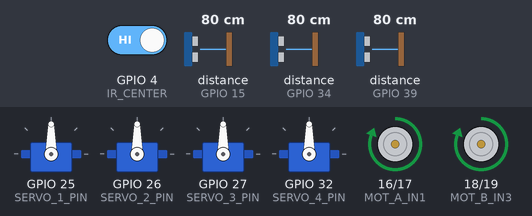
Bench run of a sketch on a simulated ESP32. Parts: 4 × servo, motor-driver pin pairs drawn as motors (green arrow = first pin HIGH = forward, orange = second pin HIGH = backward, longer = more drive). Wiring (inferred from the names in the program): ultrasonic range finder: trigger GPIO 5; echo GPIO 15. The test bench sets the inputs (shaded band); at power-on: distance to the obstacle (sensors on GPIO 15, GPIO 34, GPIO 39) 80 cm, GPIO 4 (IR_CENTER) HIGH. The echo pulse lasts 58.3 µs per cm; what the sketch prints to the serial monitor is not drawn.

Above: at 1.8 s.
1.9 s: distance to the obstacle (sensor on GPIO 15) set to 22 cm
3.4 s: distance to the obstacle (sensor on GPIO 15) set to 18 cm
At 4.6 s:
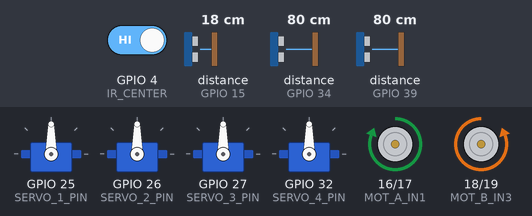
4.9 s: distance to the obstacle (sensor on GPIO 15) set to 35 cm
At 6.3 s:
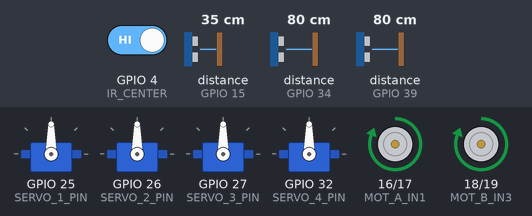
6.6 s: distance to the obstacle (sensor on GPIO 15) set to 2 cm
At 7.7 s:
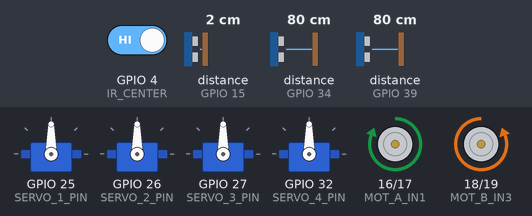
8.1 s: distance to the obstacle (sensor on GPIO 34) set to 83 cm
Timing chart, 0 to 10.8 s (numbered marks = the images above; inputs shaded):
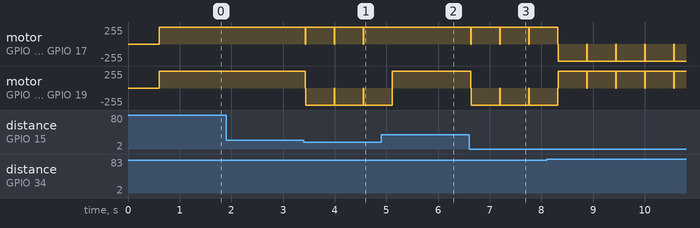

The sketch:

try-today.ino
```cpp
// --- 1. Include Libraries ---
#include <Wire.h>
#include <Adafruit_TCS34725.h>
#include <ESP32Servo.h> // Recommended library for ESP32 PWM control

// --- 2. Pin Definitions ---

// Motor Driver (L298N - No PWM used for speed control)
#define MOT_A_IN1 16 // GPIO 16 (Motor A Direction 1)
#define MOT_A_IN2 17 // GPIO 17 (Motor A Direction 2)
#define MOT_B_IN3 18 // GPIO 18 (Motor B Direction 1)
#define MOT_B_IN4 19 // GPIO 19 (Motor B Direction 2)

// Servo Motors (Arm)
#define SERVO_1_PIN 25 // Base/Shoulder
#define SERVO_2_PIN 26 // Elbow
#define SERVO_3_PIN 27 // Wrist
#define SERVO_4_PIN 32 // Gripper/Claw

// Ultrasonic Sensors (Trigger/Echo)
#define US_FRONT_TRIG 5  // Front Trigger
#define US_FRONT_ECHO 15 // Front Echo (Requires Voltage Divider)
#define US_LEFT_TRIG 33  // Left Trigger
#define US_LEFT_ECHO 34  // Left Echo (Input-Only Pin, Requires Voltage Divider)
#define US_RIGHT_TRIG 35 // Right Trigger
#define US_RIGHT_ECHO 39 // Right Echo (Input-Only Pin, Requires Voltage Divider)

// IR Sensors (Line Follower/Digital Input)
#define IR_LEFT 36   // Input-Only Pin
#define IR_CENTER 4
#define IR_RIGHT 2

// I2C Pins for TCS34725 (SDA/SCL - Default ESP32 I2C Pins)
// SDA is GPIO 21, SCL is GPIO 22. These are handled by the Wire.h library.

// --- 3. Global Variables and Objects ---

// Color Sensor Object
// Integration time and gain are critical for color detection accuracy.
// You may need to tune these values based on your robot's lighting conditions.
Adafruit_TCS34725 tcs = Adafruit_TCS34725(TCS34725_INTEGRATIONTIME_2_4MS, TCS34725_GAIN_1X);

// Servo Objects
Servo servo1, servo2, servo3, servo4;

// Color Detection Thresholds (***CRITICAL FOR COMPETITION LOGIC***)
// These values must be calibrated by testing the sensor on Red and Blue obstacles.
const int RED_THRESHOLD = 5000;  // Example: High Red value, low Blue/Green
const int BLUE_THRESHOLD = 5000; // Example: High Blue value, low Red/Green

// --- 4. Motor Control Functions ---

void stopMotors() {
    digitalWrite(MOT_A_IN1, LOW);
    digitalWrite(MOT_A_IN2, LOW);
    digitalWrite(MOT_B_IN3, LOW);
    digitalWrite(MOT_B_IN4, LOW);
    // Note: ENA/ENB are permanently HIGH (or connected to 5V) in this setup
}

void moveForward() {
    digitalWrite(MOT_A_IN1, HIGH);
    digitalWrite(MOT_A_IN2, LOW);
    digitalWrite(MOT_B_IN3, HIGH);
    digitalWrite(MOT_B_IN4, LOW);
}

void turnLeft() {
    // Left motor reverse, Right motor forward (pivot turn)
    digitalWrite(MOT_A_IN1, LOW);
    digitalWrite(MOT_A_IN2, HIGH);
    digitalWrite(MOT_B_IN3, HIGH);
    digitalWrite(MOT_B_IN4, LOW);
}

void turnRight() {
    // Left motor forward, Right motor reverse (pivot turn)
    digitalWrite(MOT_A_IN1, HIGH);
    digitalWrite(MOT_A_IN2, LOW);
    digitalWrite(MOT_B_IN3, LOW);
    digitalWrite(MOT_B_IN4, HIGH);
}

// --- 5. Sensor Reading Functions ---

// Ultrasonic Sensor Reading
long readUltrasonic(int trigPin, int echoPin) {
    // Clears the trigPin condition
    digitalWrite(trigPin, LOW);
    delayMicroseconds(2);
    // Sets the trigPin HIGH for 10 microsecond
    digitalWrite(trigPin, HIGH);
    delayMicroseconds(10);
    digitalWrite(trigPin, LOW);
    // Reads the echoPin, returns the sound wave travel time in microseconds
    long duration = pulseIn(echoPin, HIGH);
    // Calculating the distance (cm)
    // Speed of sound is 343 m/s or 0.0343 cm/µs. Divide by 2 for one-way distance.
    long distance = duration * 0.034 / 2;
    return distance;
}

// IR Sensor Reading
int readIR(int irPin) {
    // Assuming IR sensor outputs LOW when over a black line (or object)
    // and HIGH otherwise.
    return digitalRead(irPin);
}

// Color Sensor Reading and Decoding
String readColor() {
    uint16_t r, g, b, c; // Red, Green, Blue, Clear

    // Read raw data from the sensor
    // You may need to tune the 'true' parameter (turn on LED for illumination)
    tcs.getRawData(&r, &g, &b, &c);

    // Normalize or use raw data for comparison
    Serial.printf("Raw Color: R:%d, G:%d, B:%d, C:%d\n", r, g, b, c);

    // XBOTIX Logic: Identify Red or Blue
    // This logic needs to be calibrated in the actual environment.
    if (r > RED_THRESHOLD && b < BLUE_THRESHOLD) {
        return "RED";
    } else if (b > BLUE_THRESHOLD && r < RED_THRESHOLD) {
        return "BLUE";
    } else {
        return "OTHER"; // Or "NONE"
    }
}


// --- 6. Servo Control Function ---

void setArmPosition(int angle1, int angle2, int angle3, int angle4) {
    servo1.write(angle1);
    servo2.write(angle2);
    servo3.write(angle3);
    servo4.write(angle4);
    delay(500); // Wait for servos to move
}

// --- 7. Setup Function ---

void setup() {
    Serial.begin(115200);
    delay(100);

    // Initialize Motor Pins as Outputs
    pinMode(MOT_A_IN1, OUTPUT);
    pinMode(MOT_A_IN2, OUTPUT);
    pinMode(MOT_B_IN3, OUTPUT);
    pinMode(MOT_B_IN4, OUTPUT);
    stopMotors(); // Ensure motors are off at startup

    // Initialize Ultrasonic Sensor Pins
    pinMode(US_FRONT_TRIG, OUTPUT);
    pinMode(US_FRONT_ECHO, INPUT);
    pinMode(US_LEFT_TRIG, OUTPUT);
    pinMode(US_LEFT_ECHO, INPUT);
    pinMode(US_RIGHT_TRIG, OUTPUT);
    pinMode(US_RIGHT_ECHO, INPUT);

    // Initialize IR Sensor Pins as Inputs (Input-Only pins like 36 don't need pinMode)
    pinMode(IR_CENTER, INPUT);
    pinMode(IR_RIGHT, INPUT);
    // GPIO 36 is input-only and defaults to INPUT, so pinMode is optional but safe.

    // Initialize Servos
    // Allow the ESP32 to allocate the required PWM channels
    ESP32PWM::allocateTimer(0);
    ESP32PWM::allocateTimer(1);
    ESP32PWM::allocateTimer(2);
    ESP32PWM::allocateTimer(3);

    servo1.attach(SERVO_1_PIN);
    servo2.attach(SERVO_2_PIN);
    servo3.attach(SERVO_3_PIN);
    servo4.attach(SERVO_4_PIN);

    setArmPosition(90, 90, 90, 90); // Set arm to a safe, neutral position

    // Initialize Color Sensor (I2C)
    if (tcs.begin()) {
        Serial.println("TCS34725 Color Sensor Found!");
    } else {
        Serial.println("No TCS34725 found! Check wiring (SDA/SCL) and power.");
        while (1); // Halt robot if color sensor is critical (which it is for Section 2)
    }
    tcs.setInterrupt(false);  // Turn on the integrated LED light

    Serial.println("Setup Complete. Ready for Competition!");
}

// --- 8. Loop Function (Simple State Machine Structure) ---

// Define the competition stages
enum RobotState {
    NAVIGATION_SECTION_1,
    CRYPTIC_MAZE_SECTION_2,
    CIPHER_GATE_SECTION_3,
    DONE
};

RobotState currentState = NAVIGATION_SECTION_1;
String secretKey = ""; // Stores the 3-bit binary number (e.g., "101")
int obstacleCount = 0; // Counter for the 3 obstacles in Section 2

void loop() {
    long frontDist = readUltrasonic(US_FRONT_TRIG, US_FRONT_ECHO);
    int centerIR = readIR(IR_CENTER);

    // --- State Machine Logic ---
    switch (currentState) {

        case NAVIGATION_SECTION_1:
            // Example Logic: Simple obstacle avoidance
            if (frontDist < 20) { // If obstacle is too close (20 cm)
                stopMotors();
                // Check sides for clear path
                if (readUltrasonic(US_LEFT_TRIG, US_LEFT_ECHO) > readUltrasonic(US_RIGHT_TRIG, US_RIGHT_ECHO)) {
                    turnLeft();
                } else {
                    turnRight();
                }
                delay(500); // Turn for half a second
            } else {
                moveForward();
            }

            // Transition condition: Assuming the robot detects a line or marker to start Section 2
            // For example, if the center IR sensor detects a start line for 5 seconds.
            // Simplified transition for demonstration:
            // if (some_marker_is_detected) {
            //     currentState = CRYPTIC_MAZE_SECTION_2;
            // }
            break;

        case CRYPTIC_MAZE_SECTION_2:
            // Line following combined with color detection

            // 1. Line Follow (using IR sensors)
            if (centerIR == LOW) { // Assume LOW = Black Line
                moveForward();
            } else if (readIR(IR_LEFT) == LOW) {
                turnLeft(); // Minor adjustment
            } else if (readIR(IR_RIGHT) == LOW) {
                turnRight(); // Minor adjustment
            } else {
                // Robot lost the line, may be at an obstacle or end of line.
                stopMotors();

                // 2. Color Detection Logic
                String detectedColor = readColor();

                if (detectedColor == "RED" && obstacleCount < 3) {
                    // Xbotix Rule: Red -> Left Side (Bit 1)
                    secretKey += "1";
                    // Arm Sequence to clear path on the LEFT
                    setArmPosition(30, 120, 100, 10); // Example arm movement
                    // Move out of the way, continue maze
                    obstacleCount++;
                }
                else if (detectedColor == "BLUE" && obstacleCount < 3) {
                    // Xbotix Rule: Blue -> Right Side (Bit 0)
                    secretKey += "0";
                    // Arm Sequence to clear path on the RIGHT
                    setArmPosition(150, 120, 100, 10); // Example arm movement
                    // Move out of the way, continue maze
                    obstacleCount++;
                }

                // 3. Transition Check
                if (obstacleCount >= 3) {
                    Serial.print("3-Bit Secret Key Obtained: ");
                    Serial.println(secretKey);
                    currentState = CIPHER_GATE_SECTION_3;
                }
            }
            break;

        case CIPHER_GATE_SECTION_3: {
            stopMotors();

            // Convert 3-bit binary (e.g., "101") to decimal (e.g., 5)
            int decimalCode = 0;
            if (secretKey.length() == 3) {
                // Convert binary string to decimal integer
                decimalCode = (secretKey[0] - '0') * 4 + (secretKey[1] - '0') * 2 + (secretKey[2] - '0') * 1;
                Serial.print("Cipher Gate Decimal Code: ");
                Serial.println(decimalCode);
            }

            // Logic to interact with the 7-segment display/gate using the decimalCode
            // This would involve precise movement and possibly servo control based on the code.

            currentState = DONE; // Finish the competition
            break;
        }

        case DONE:
            stopMotors();
            Serial.println("Mission Complete!");
            delay(5000); // Wait 5 seconds before re-checking (or just stop)
            break;
    }

    // Safety delay to prevent reading sensors/actuating too quickly
    delay(50);
}
```

Measured:
- the behaviour switches between 21 and 20 cm on distance to the obstacle (sensor on GPIO 15) (found by bisection; images 0 and 1)
- after the input at 1.9 s, every drawn part: stays the same
- after the input at 3.4 s, motor on GPIO 16 (MOT_A_IN1) / GPIO 17 (MOT_A_IN2): alternates forward 255/255 for 0.55 s and stopped for 0.01 s, starting at once; motor on GPIO 18 (MOT_B_IN3) / GPIO 19 (MOT_B_IN4): forward 255/255 → backward 255/255 at once
- after the input at 4.9 s, motor on GPIO 16 (MOT_A_IN1) / GPIO 17 (MOT_A_IN2): stops changing and stays forward 255/255
- after the input at 6.6 s, motor on GPIO 16 (MOT_A_IN1) / GPIO 17 (MOT_A_IN2): alternates forward 255/255 for 0.55 s and stopped for 0.01 s, starting at once; motor on GPIO 18 (MOT_B_IN3) / GPIO 19 (MOT_B_IN4): forward 255/255 → backward 255/255 at once
